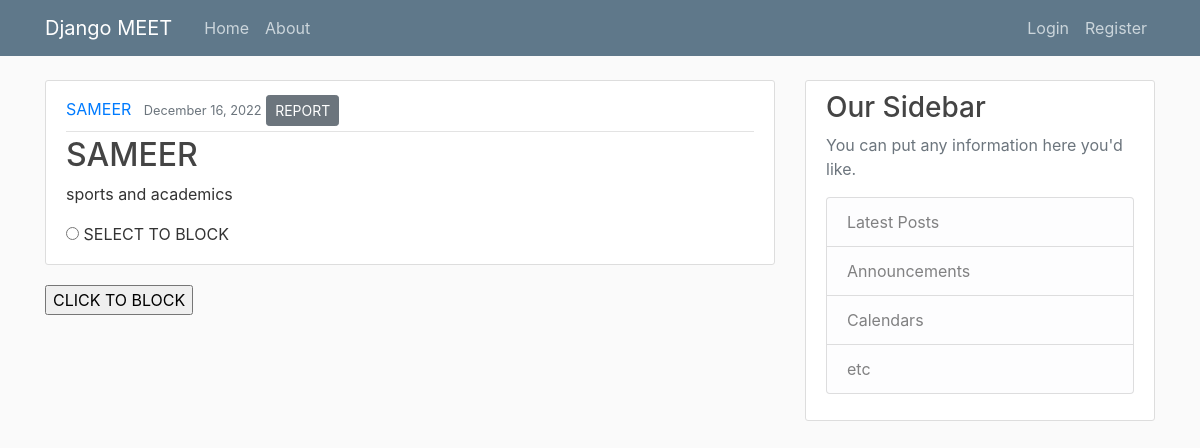
The page /profile/2 on the database its author committed.
### meet/models.py (models this page shows, shortened)
class Profile(models.Model):
    name = models.CharField(max_length=100)
    likes = models.TextField()
    date_posted = models.DateTimeField(auto_now_add=True)
    username = models.ForeignKey(User, on_delete=models.CASCADE)

### meet/views.py (the view)
# urls.py: path('profile/<int:pk>',ProfileDetailView.as_view(),name = 'profile-detail'),
class ProfileDetailView(DetailView):
    model = Profile

### meet/templates/meet/profile_detail.html (shortened to what this page needs)
{% extends 'meet/base.html' %}
{% block content %}
    <article class="media content-section">
            <div class="media-body">
                <div class="article-metadata">
                <a class="mr-2" href="#">{{ object.name }}</a>
                <small class="text-muted" >{{ object.date_posted|date:"F d, Y" }}</small>
                <a class = "btn btn-secondary btn-sm mt-1 mb-1" href="{% url 'profile-report'  %}">REPORT</a>
                </div>
                <h2><a class="article-title" href="#">{{ object.name }}</a></h2>
                <p class="article-content">{{ object.likes }}</p>
        <form action="block_user" method="post">
              <input type="radio" name= "profile_name" id = "chat" value ={{profile.name}}>
              <label for ='chat'>SELECT TO BLOCK</label>
            </div>
          </article>
          <input type="submit" value="CLICK TO BLOCK">
{% endblock content %}

### meet/static/meet/main.css (style rules this page uses)
body { background: #fafafa; color: #333333; margin-top: 5rem; }
h1, h2, h3, h4, h5, h6 { color: #444444; }
.content-section { background: #ffffff; padding: 10px 20px; border: 1px solid #dddddd; border-radius: 3px; margin-bottom: 20px; }
.article-title { color: #444444; }
.article-content { white-space: pre-line; }
.article-metadata { padding-bottom: 1px; margin-bottom: 4px; border-bottom: 1px solid #e3e3e3 }

### rows shown on the page
Profile: name "SAMEER", date_posted "December 16, 2022", likes "sports and academics"
